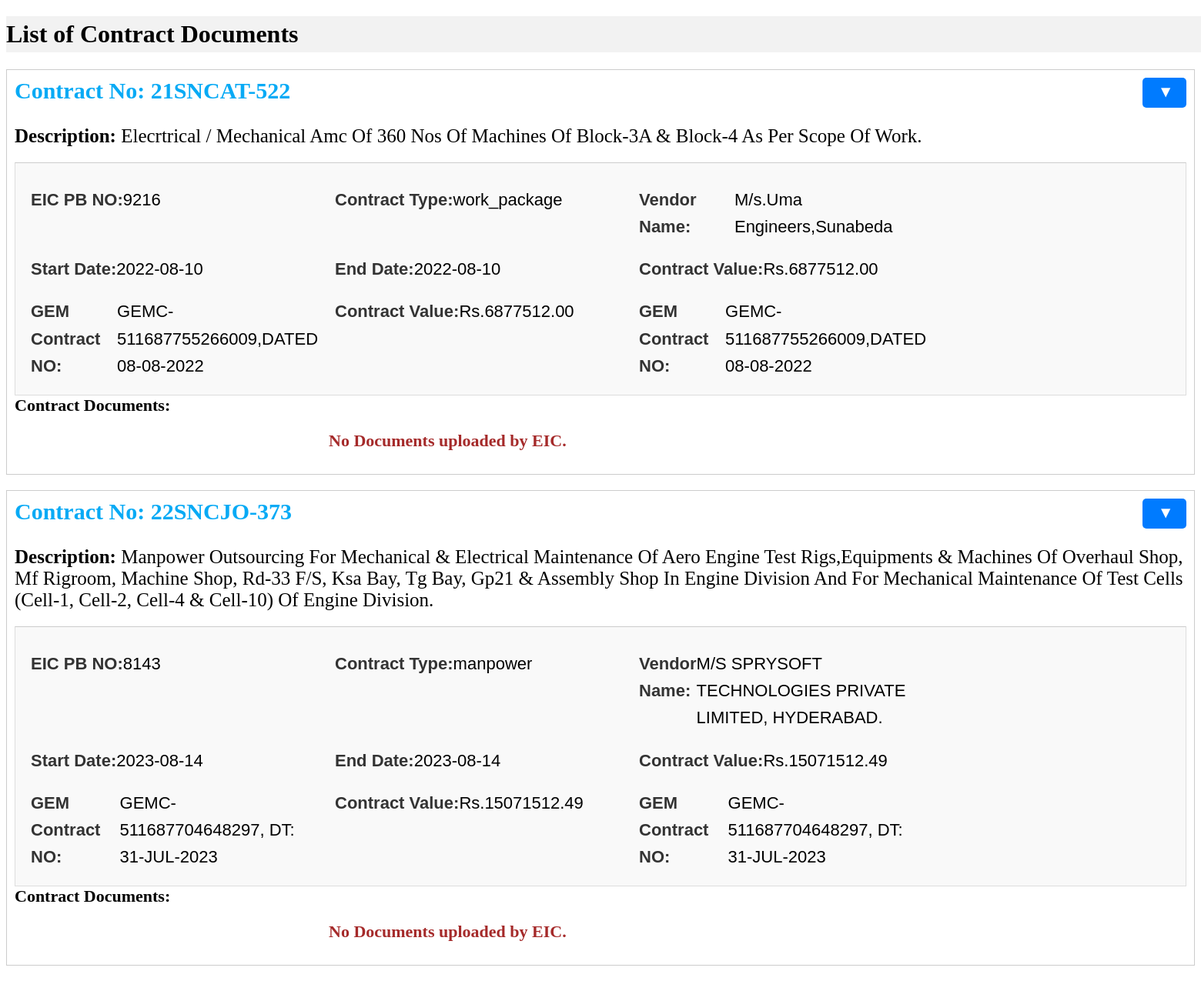
Screenshot of /admin_contract_docs (signed in) with the database file from the repository.
### data_model_flask_alchemy.py (models this page shows, shortened)
class Contract(db.Model):
    __tablename__ = 'contracts'
    contract_no = db.Column(db.String, primary_key=True, unique=True)
    eic_pbno = db.Column(db.String)
    oic_pbno = db.Column(db.String)
    contract_type = db.Column(db.String)
    start_date = db.Column(db.Date)
    duration_months = db.Column(db.Integer)
    bill_frequency = db.Column(db.Integer, CheckConstraint('bill_frequency IN (1, 3)'))
    contract_value = db.Column(db.Numeric(precision=10,scale=2), nullable=False)
    contract_description = db.Column(db.String, nullable=False)
    vendor_id = db.Column(db.String, db.ForeignKey('vendors.vendor_id'),nullable=False)
    vendor_name = db.Column(db.String, nullable=False)
    vendor_address = db.Column(db.String, nullable=False)
    vendor_gst = db.Column(db.String, nullable=False)
    eic_dept_no = db.Column(db.String,db.ForeignKey('department.dept_no'),nullable=False,default=" ")
    work_order_no = db.Column(db.String,nullable=False)
    gem_contract_no = db.Column(db.String, nullable=False)
    __table_args__ = (
        CheckConstraint("contract_type IN ('manpower', 'work_package')"),
    )
    employees = db.relationship("ContractEmployee", back_populates="contract")
    bills = db.relationship("ContractBills", back_populates="contract")
    department = db.relationship("Department", back_populates="contract")
    vendor = db.relationship("Vendors", back_populates="contract")
    boq = db.relationship("BillOfQuantities", back_populates="contract")
    bills_boq_lines = db.relationship("BillsBoqLines", back_populates="contract")

### app.py (the view)
    @app.route("/admin_contract_docs",methods=["GET","POST"])
    def admin_contract_docs():
        if 'user_id' not in session:
            return redirect(url_for('login'))
        contracts = db.session.query(Contract).all()
        for contract in contracts:
            contract.contract_description = contract.contract_description.title()
        contract_files = {contract.contract_no: generate_download_links(contract.contract_no) for contract in contracts}
        payment_df = generate_sample_df()
        status_map = {'Green': '<div class="status-circle green"></div>',
              'Yellow': '<div class="status-circle yellow"></div>',
              'Red': '<div class="status-circle red"></div>'}
        payment_df['Status'] = payment_df['Status'].map(status_map)
        payment_df = payment_df.set_index("Month").T
        print(contract_files)
        payment_table_html=None
        return render_template('admin_contract_docs_1.html',contracts=contracts, contract_files=contract_files,payment_table_html=payment_table_html)

### utils/admin_contract_docs.py (called while the page is built)
def generate_download_links(contract_no):
    contract_path = os.path.join(BILLS_FOLDER_PATH, contract_no, 'contract_docs')
    if os.path.isdir(contract_path):
        found_files = {os.path.splitext(file)[0]: file for file in os.listdir(contract_path)}
        return [
            os.path.join(contract_path, found_files.get(expected_file))
            if expected_file in found_files else None
            for expected_file in expected_files
        ]
    else:
        return [None] * len(expected_files)

### templates/admin_contract_docs_1.html (shortened to what this page needs)
{% extends "base.html" %}
{% block content %}
    <h1>List of Contract Documents</h1>
    {% for contract in contracts %}
    <div class="contract">
        <div class="contract-info">
            <div class="contract-no">
                <strong>Contract No: {{ contract.contract_no }} </strong>
            </div>
            <br>
            <div class="description">
                <strong>Description: </strong> {{ contract.contract_description }}
            </div>
        </div>
        <div class="expand-content">
            <div class="contract-info-1">
                <strong>EIC PB NO:</strong> {{ contract.eic_pbno }}
            </div>
            <div class="contract-info-1">
                <strong>Contract Type:</strong> {{ contract.contract_type }}
            </div>
            <div class="contract-info-1">
                <strong>Vendor Name:</strong> {{ contract.vendor_name }}
            </div>
            <div class="contract-info-1">
                <strong>Start Date:</strong> {{ contract.start_date }}
            </div>
            <div class="contract-info-1">
                <strong>End Date:</strong> {{ contract.start_date }}
            </div>
            <div class="contract-info-1">
                <strong>Contract Value:</strong> Rs.{{ contract.contract_value }}
            </div>
            <div class="contract-info-1">
                <strong>GEM Contract NO:</strong> {{ contract.gem_contract_no }}
            </div>
            <div class="contract-info-1">
                <strong>Contract Value:</strong> Rs.{{ contract.contract_value }}
            </div>
            <div class="contract-info-1">
                <strong>GEM Contract NO:</strong> {{ contract.gem_contract_no }}
            </div>
        </div>
        <div class="contract-docs">
            <div class="heading">
                <strong>Contract Documents:</strong>
            </div>
            {% set results = [true] %}
            {% for file_path in contract_files[contract.contract_no] %}
                <div class="links-info">
                    {% if file_path %}
                        <a class="file-link" href="{{ url_for('download', path=file_path) }}">
                            {{ file_path.split('\\')[-1].split(".")[0] }}
                        </a>
                        {% if results[0] %}
                            {% set _dummy = results.pop() %}
                            {% set _dummy = results.append(false) %}
                        {% endif %}
                    {% else %}
                        <span class="empty-cell">&nbsp;</span>
                    {% endif %}
                </div>
            {% endfor %}
            {% if results[0] %}
                <span > <strong style="color: brown"> No Documents uploaded by EIC.</strong> </span>
            {% endif %}
        </div>
        <div class="expand-button"></div>
    </div>
    {% endfor %}
{% endblock %}

### static/css/styles.css (style rules this page uses)
h1,h2, h3 { width: 500%; background-color: #f2f2f2; padding: 5px 0; }
.contract { border: 1px solid #ccc; padding: 10px; margin-bottom: 20px; position: relative; }
.contract-info { margin-bottom: 10px; justify-content: space-between; font-size: 25px; }
.contract-info .contract-no { flex-basis: 50%; color: rgb(8, 170, 245); font-size: 30px; }
.contract-info div { flex-basis: 50%; }
.contract-info strong { font-weight: bold; }
.expand-content { display: flex; flex-wrap: wrap; margin-top: 10px; padding: 10px; background-color: #f9f9f9; border: 1px solid #ddd; font-family: Arial, sans-serif; font-size: 22px; line-height: 1.6; }
.contract-info-1 { display:flex; padding: 10px; width: 25%; }
.contract-docs { font-size: 22px; }
.links-info { display: inline-block; font-size: 22px; margin: 20px; }
.expand-content strong { font-weight: bold; color: #333; }
.expand-button { position: absolute; right: 10px; top: 10px; cursor: pointer; user-select: none; }
.expand-button::after { content: "\25B6"; display: inline-block; margin-left: 5px; transform: rotate(90deg); transition: transform 0.3s; }
.expand-button { background-color: #007BFF; color: white; padding: 10px 20px; border: none; border-radius: 5px; cursor: pointer; }
.expand-content { margin-top: 20px; border-top: 1px solid #ccc; padding-top: 20px; }

### rows the page displays
Contract: contract_no "21SNCAT-522", contract_description "Elecrtrical / Mechanical Amc Of 360 Nos Of Machines Of Block-3A & Block-4 As Per Scope Of Work.", eic_pbno "9216", contract_type "work_package", vendor_name "M/s.Uma Engineers,Sunabeda", start_date "2022-08-10", contract_value "6877512.00", gem_contract_no "GEMC-511687755266009,DATED 08-08-2022"
Contract: contract_no "22SNCJO-373", contract_description "Manpower Outsourcing For Mechanical & Electrical Maintenance Of Aero Engine Test Rigs,Equipments & Machines Of Overhaul Shop, Mf Rigroom, Machine Shop, Rd-33 F/S, Ksa Bay, Tg Bay, Gp21 & Assembly Shop In Engine Division And For Mechanical Maintenance Of Test Cells (Cell-1, Cell-2, Cell-4 & Cell-10) Of Engine Division.", eic_pbno "8143", contract_type "manpower", vendor_name "M/S SPRYSOFT TECHNOLOGIES PRIVATE LIMITED, HYDERABAD.", start_date "2023-08-14", contract_value "15071512.49", gem_contract_no "GEMC-511687704648297, DT: 31-JUL-2023"
